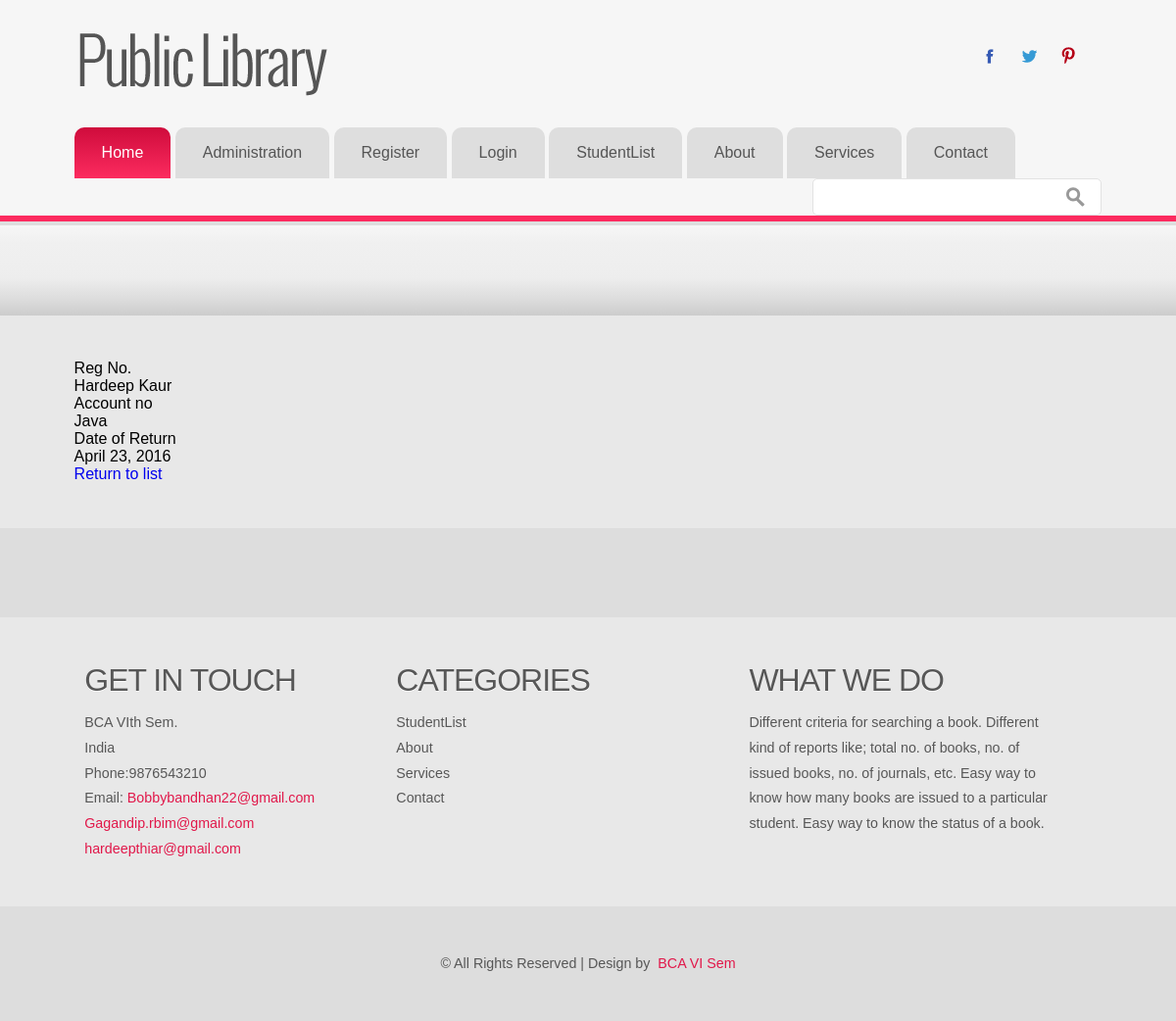
The page /return/3/ on the database its author committed.
### libsys/models.py (models this page shows, shortened)
class Return(models.Model):
	regno = models.ForeignKey(Student)
	accno = models.ForeignKey(Book)
	date_of_return = models.DateField()

class Student(models.Model):
	name = models.CharField(max_length=50)
	regno = models.IntegerField()
	date_of_issue = models.DateField()
	address = models.TextField()
	course = models.CharField(
		max_length=10,
		choices = (
			('BCA', 'BCA'),
			('BBA', 'BBA'),
			('MBA', 'MBA'),
			('B.Com', 'B.Com')
		)
	)
	accno = models.ForeignKey(Book)
	gender = models.CharField(
		max_length=1,
		choices = (
			('M', 'Male'),
			('F', 'Female')
		)
	)
	def __str__(self):
		return self.name

class Book(models.Model):
	accno = models.IntegerField(primary_key=True)
	author = models.CharField(max_length=50)
	title = models.CharField(max_length=50)
	publication = models.CharField(max_length=50)
	edition = models.CharField(max_length=50)
	no_of_copies = models.IntegerField()
	volume = models.CharField(max_length=50)
	date_purchase = models.DateField()
	price = models.FloatField()
	status = models.CharField(max_length=50)
	def __str__(self):
		return self.title

### libsys/views.py (the view)
# urls.py: url(r'^return/(?P<pk>[0-9]+)/$', views.ReturnDetail.as_view(), name='return_detail'),
class  ReturnDetail(DetailView):
	template_name = "libsys/return_detail.html"
	model=Return

### libsys/templates/libsys/return_detail.html
{% extends 'libsys/LLLL.html' %}
{% block content %}
	<div class="row">
		<div class="col-md-3"><strong>Reg No.</strong></div>
		<div class="col-md-9">{{ object.regno }}</div>
	</div>
	<div class="row">
		<div class="col-md-3"><strong>Account no</strong></div>
		<div class="col-md-9">{{ object.accno }}</div>
	</div>
	<div class="row">
		<div class="col-md-3"><strong>Date of Return</strong></div>
		<div class="col-md-9">{{ object.date_of_return }}</div>
	</div>
	<div class="row">
		<div class="col-md-3"><a href="{% url 'return' %}">Return to list</a>
		</div>
	</div>
{% endblock %}

### libsys/static/libsys/css/style.css (style rules this page uses)
html,body,div,span,applet,object,iframe,h1,h2,h3,h4,h5,h6,p,blockquote,pre,a,abbr,acronym,address,big,cite,code,del,dfn,em,img,ins,kbd,q,s,samp,small,strike,strong,sub,sup,tt,var,b,u,i,dl,dt,dd,ol,nav ul,nav li,fieldset,form,label,legend,table,caption,tbody,tfoot,thead,tr,th,td,article,aside,canvas,details,embed,figure,figcaption,footer,header,hgroup,menu,nav,output,ruby,section,summary,time,mark,audio,video { margin:0;padding:0;border:0;font-size:100%;font:inherit;vertical-align:baseline; }
a { text-decoration:none; }
body { background-color: #f6f6f6; font-family: Arial, Geneva,Helvetica, sans-serif; font-size: 100%; }

### rows shown on the page
Return: regno "Hardeep Kaur", accno "Java", date_of_return "April 23, 2016"
